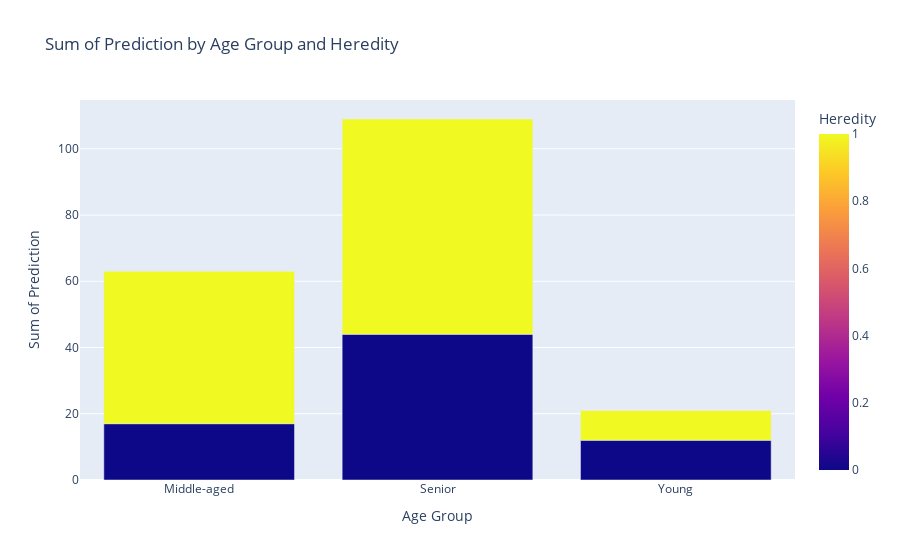

The cell this chart's notebook holds for it:
### Code cell
fig = px.bar(df, x='Age Group', y='Prediction', color='Heredity', barmode='group',
             labels={'Prediction': 'Sum of Prediction'},
             title='Sum of Prediction by Age Group and Heredity')

# Customize layout
fig.update_layout(xaxis_title='Age Group', yaxis_title='Sum of Prediction')

# Show the plot
fig.show()

### Figure 1 — Plotly figure (JSON) as saved in the notebook; plotly's stock layout.template omitted (floating-point values rounded to 4 significant figures)
{"data": [{"alignmentgroup": "True", "hovertemplate": "Age Group=%{x}<br>Sum of Prediction=%{y}<br>Heredity=%{marker.color}<extra></extra>", "legendgroup": "", "marker": {"color": [0, 1, 0, 1, 0, 1], "coloraxis": "coloraxis", "pattern": {"shape": ""}}, "name": "", "offsetgroup": "", "orientation": "v", "showlegend": false, "textposition": "auto", "type": "bar", "x": ["Middle-aged", "Middle-aged", "Senior", "Senior", "Young", "Young"], "xaxis": "x", "y": [17, 46, 44, 65, 12, 9], "yaxis": "y"}], "layout": {"autosize": true, "barmode": "group", "coloraxis": {"colorbar": {"title": {"text": "Heredity"}}, "colorscale": [[0, "#0d0887"], [0.1111, "#46039f"], [0.2222, "#7201a8"], [0.3333, "#9c179e"], [0.4444, "#bd3786"], [0.5556, "#d8576b"], [0.6667, "#ed7953"], [0.7778, "#fb9f3a"], [0.8889, "#fdca26"], [1, "#f0f921"]]}, "legend": {"tracegroupgap": 0}, "title": {"text": "Sum of Prediction by Age Group and Heredity"}, "xaxis": {"anchor": "y", "autorange": true, "domain": [0, 1], "range": [-0.5, 2.5], "title": {"text": "Age Group"}, "type": "category"}, "yaxis": {"anchor": "x", "autorange": true, "domain": [0, 1], "range": [0, 114.7], "title": {"text": "Sum of Prediction"}, "type": "linear"}}}
